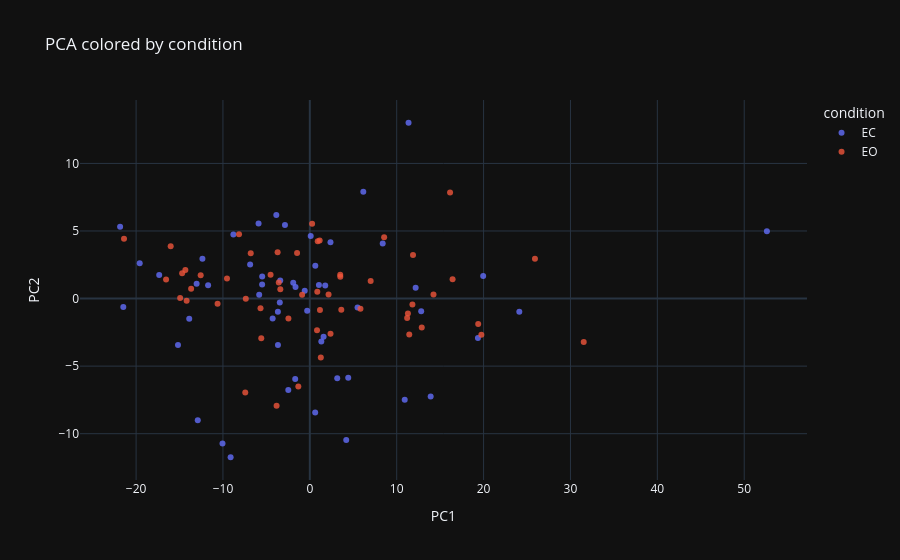
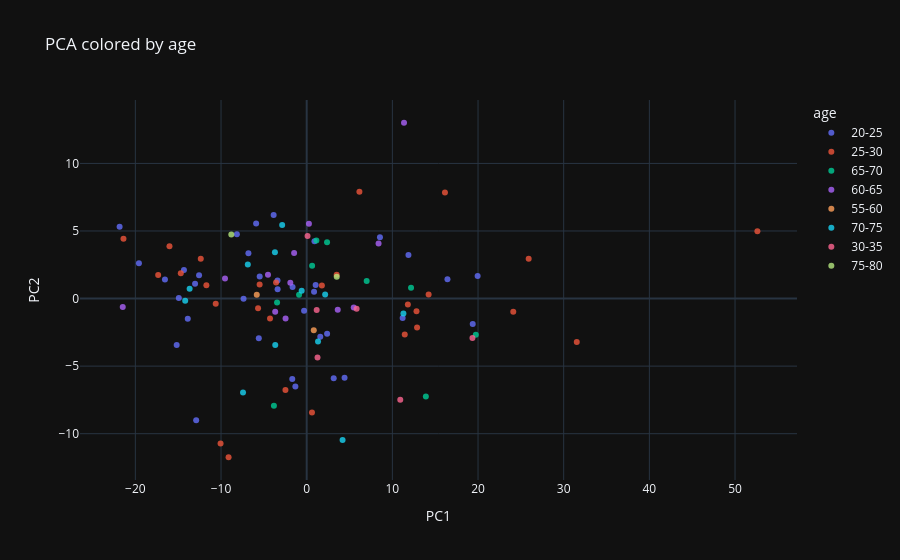
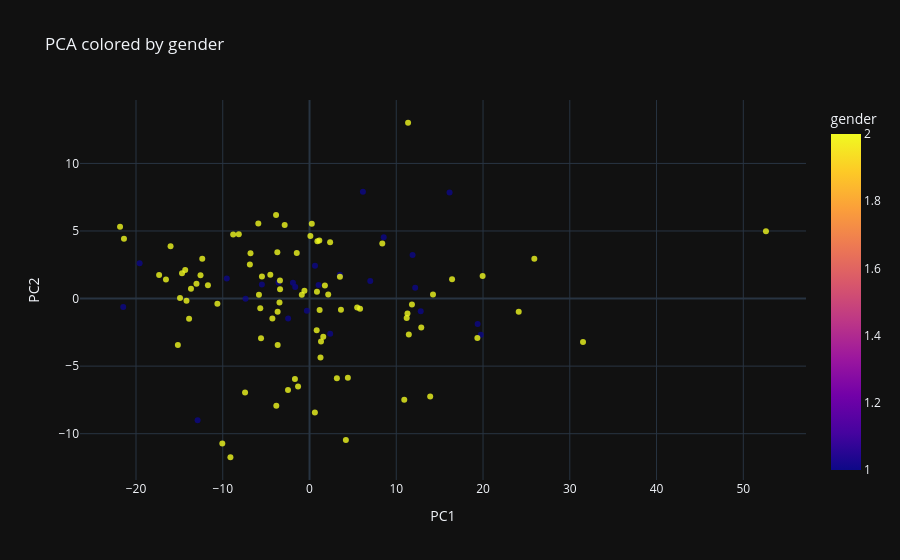

The code cell stored with these charts, in order, in its notebook:
### Code cell
color_vars = ["condition", "age", "gender"]

for var in color_vars:
    fig = px.scatter(
        df_pca,
        x="PC1",
        y="PC2",
        color=var,
        title=f"PCA colored by {var}",
        opacity=0.8,
        template="plotly_dark"
    )
    fig.show()

### Figure 1 — Plotly figure (JSON) as saved in the notebook; plotly's stock layout.template omitted (floating-point values rounded to 4 significant figures)
{"data": [{"hovertemplate": "condition=EC<br>PC1=%{x}<br>PC2=%{y}<extra></extra>", "legendgroup": "EC", "marker": {"color": "#636efa", "opacity": 0.8, "symbol": "circle"}, "mode": "markers", "name": "EC", "orientation": "v", "showlegend": true, "type": "scatter", "x": [-13.88, -3.857, 6.155, -0.3053, 0.6324, -3.676, -5.829, -2.863, -12.9, -12.36, 12.82, -4.28, 12.18, -19.58, -5.493, -10.05, -9.118, -11.71, 3.154, 19.95, -17.34, 24.11, 52.61, 10.92, -2.479, 19.35, 1.584, 8.388, -1.91, -8.8, -3.67, 11.36, -0.5865, -21.47, -13.03, 1.045, 4.191, -1.648, 13.91, -6.875, 1.323, -3.458, 2.376, 5.491, 1.773, -21.84, 4.42, -3.406, -15.18, -1.683, 0.6161, -5.485, 0.1005, -5.903], "xaxis": "x", "y": [-1.489, 6.185, 7.903, -0.9039, 2.434, -0.9813, 0.2892, 5.45, -8.996, 2.951, -0.9338, -1.477, 0.7994, 2.62, 1.035, -10.73, -11.74, 0.9927, -5.891, 1.673, 1.745, -0.9675, 4.988, -7.494, -6.765, -2.921, -2.819, 4.077, 1.169, 4.733, -3.441, 13.01, 0.5685, -0.6196, 1.104, 1.002, -10.47, 0.8506, -7.256, 2.525, -3.169, -0.2954, 4.167, -0.6581, 0.9682, 5.318, -5.86, 1.327, -3.439, -5.959, -8.436, 1.635, 4.634, 5.551], "yaxis": "y"}, {"hovertemplate": "condition=EO<br>PC1=%{x}<br>PC2=%{y}<extra></extra>", "legendgroup": "EO", "marker": {"color": "#EF553B", "opacity": 0.8, "symbol": "circle"}, "mode": "markers", "name": "EO", "orientation": "v", "showlegend": true, "type": "scatter", "x": [-6.803, -14.93, 16.14, 2.382, 7.002, -4.518, 0.8267, -3.709, -7.37, 11.45, -3.574, 25.91, 19.74, 8.553, 3.499, 12.88, -16.02, -21.39, -5.59, 16.43, -10.62, 14.23, 31.53, 1.265, 11.81, 5.826, 0.9085, 0.2616, -9.536, 3.506, -14.18, -1.468, 2.155, -2.464, -3.396, 19.38, -7.431, 11.88, -3.826, -13.66, 11.29, 1.132, -0.8892, 3.623, -14.7, -8.15, -1.322, 11.2, -14.33, 0.8586, -5.676, -12.56, 1.166, -16.55], "xaxis": "x", "y": [3.358, 0.03958, 7.853, -2.609, 1.301, 1.764, -2.349, 3.423, -0.01707, -2.666, 1.18, 2.946, -2.673, 4.539, 1.761, -2.146, 3.879, 4.42, -2.928, 1.421, -0.3756, 0.2993, -3.207, -4.353, -0.4317, -0.7502, 4.236, 5.539, 1.491, 1.621, -0.1611, 3.379, 0.2963, -1.479, 0.6941, -1.886, -6.949, 3.22, -7.927, 0.7318, -1.105, 4.292, 0.2834, -0.8241, 1.881, 4.762, -6.507, -1.447, 2.111, 0.497, -0.7162, 1.733, -0.8526, 1.41], "yaxis": "y"}], "layout": {"legend": {"title": {"text": "condition"}, "tracegroupgap": 0}, "title": {"text": "PCA colored by condition"}, "xaxis": {"anchor": "y", "domain": [0, 1], "title": {"text": "PC1"}}, "yaxis": {"anchor": "x", "domain": [0, 1], "title": {"text": "PC2"}}}}

### Figure 2 — Plotly figure (JSON) as saved in the notebook; plotly's stock layout.template omitted (floating-point values rounded to 4 significant figures)
{"data": [{"hovertemplate": "age=20-25<br>PC1=%{x}<br>PC2=%{y}<extra></extra>", "legendgroup": "20-25", "marker": {"color": "#636efa", "opacity": 0.8, "symbol": "circle"}, "mode": "markers", "name": "20-25", "orientation": "v", "showlegend": true, "type": "scatter", "x": [-13.88, -6.803, -3.857, -14.93, -0.3053, 2.382, -12.9, -7.37, -19.58, 8.553, 3.154, -5.59, 19.95, 16.43, 1.584, 0.9085, -13.03, -3.396, 1.045, 19.38, -1.648, 11.88, -21.84, -8.15, 4.42, -1.322, -3.406, 11.2, -15.18, -14.33, -1.683, 0.8586, -5.485, -12.56, -5.903, -16.55], "xaxis": "x", "y": [-1.489, 3.358, 6.185, 0.03958, -0.9039, -2.609, -8.996, -0.01707, 2.62, 4.539, -5.891, -2.928, 1.673, 1.421, -2.819, 4.236, 1.104, 0.6941, 1.002, -1.886, 0.8506, 3.22, 5.318, 4.762, -5.86, -6.507, 1.327, -1.447, -3.439, 2.111, -5.959, 0.497, 1.635, 1.733, 5.551, 1.41], "yaxis": "y"}, {"hovertemplate": "age=25-30<br>PC1=%{x}<br>PC2=%{y}<extra></extra>", "legendgroup": "25-30", "marker": {"color": "#EF553B", "opacity": 0.8, "symbol": "circle"}, "mode": "markers", "name": "25-30", "orientation": "v", "showlegend": true, "type": "scatter", "x": [6.155, 16.14, -12.36, 11.45, 12.82, -3.574, -4.28, 25.91, -5.493, 3.499, -10.05, 12.88, -9.118, -16.02, -11.71, -21.39, -17.34, -10.62, 24.11, 14.23, 52.61, 31.53, -2.479, 11.81, 1.773, -14.7, 0.6161, -5.676], "xaxis": "x", "y": [7.903, 7.853, 2.951, -2.666, -0.9338, 1.18, -1.477, 2.946, 1.035, 1.761, -10.73, -2.146, -11.74, 3.879, 0.9927, 4.42, 1.745, -0.3756, -0.9675, 0.2993, 4.988, -3.207, -6.765, -0.4317, 0.9682, 1.881, -8.436, -0.7162], "yaxis": "y"}, {"hovertemplate": "age=65-70<br>PC1=%{x}<br>PC2=%{y}<extra></extra>", "legendgroup": "65-70", "marker": {"color": "#00cc96", "opacity": 0.8, "symbol": "circle"}, "mode": "markers", "name": "65-70", "orientation": "v", "showlegend": true, "type": "scatter", "x": [0.6324, 7.002, 12.18, 19.74, 13.91, -3.826, -3.458, 1.132, 2.376, -0.8892], "xaxis": "x", "y": [2.434, 1.301, 0.7994, -2.673, -7.256, -7.927, -0.2954, 4.292, 4.167, 0.2834], "yaxis": "y"}, {"hovertemplate": "age=60-65<br>PC1=%{x}<br>PC2=%{y}<extra></extra>", "legendgroup": "60-65", "marker": {"color": "#ab63fa", "opacity": 0.8, "symbol": "circle"}, "mode": "markers", "name": "60-65", "orientation": "v", "showlegend": true, "type": "scatter", "x": [-3.676, -4.518, 8.388, 0.2616, -1.91, -9.536, 11.36, -1.468, -21.47, -2.464, 5.491, 3.623], "xaxis": "x", "y": [-0.9813, 1.764, 4.077, 5.539, 1.169, 1.491, 13.01, 3.379, -0.6196, -1.479, -0.6581, -0.8241], "yaxis": "y"}, {"hovertemplate": "age=55-60<br>PC1=%{x}<br>PC2=%{y}<extra></extra>", "legendgroup": "55-60", "marker": {"color": "#FFA15A", "opacity": 0.8, "symbol": "circle"}, "mode": "markers", "name": "55-60", "orientation": "v", "showlegend": true, "type": "scatter", "x": [-5.829, 0.8267], "xaxis": "x", "y": [0.2892, -2.349], "yaxis": "y"}, {"hovertemplate": "age=70-75<br>PC1=%{x}<br>PC2=%{y}<extra></extra>", "legendgroup": "70-75", "marker": {"color": "#19d3f3", "opacity": 0.8, "symbol": "circle"}, "mode": "markers", "name": "70-75", "orientation": "v", "showlegend": true, "type": "scatter", "x": [-2.863, -3.709, -3.67, -14.18, -0.5865, 2.155, 4.191, -7.431, -6.875, -13.66, 1.323, 11.29], "xaxis": "x", "y": [5.45, 3.423, -3.441, -0.1611, 0.5685, 0.2963, -10.47, -6.949, 2.525, 0.7318, -3.169, -1.105], "yaxis": "y"}, {"hovertemplate": "age=30-35<br>PC1=%{x}<br>PC2=%{y}<extra></extra>", "legendgroup": "30-35", "marker": {"color": "#FF6692", "opacity": 0.8, "symbol": "circle"}, "mode": "markers", "name": "30-35", "orientation": "v", "showlegend": true, "type": "scatter", "x": [10.92, 1.265, 5.826, 19.35, 0.1005, 1.166], "xaxis": "x", "y": [-7.494, -4.353, -0.7502, -2.921, 4.634, -0.8526], "yaxis": "y"}, {"hovertemplate": "age=75-80<br>PC1=%{x}<br>PC2=%{y}<extra></extra>", "legendgroup": "75-80", "marker": {"color": "#B6E880", "opacity": 0.8, "symbol": "circle"}, "mode": "markers", "name": "75-80", "orientation": "v", "showlegend": true, "type": "scatter", "x": [-8.8, 3.506], "xaxis": "x", "y": [4.733, 1.621], "yaxis": "y"}], "layout": {"legend": {"title": {"text": "age"}, "tracegroupgap": 0}, "title": {"text": "PCA colored by age"}, "xaxis": {"anchor": "y", "domain": [0, 1], "title": {"text": "PC1"}}, "yaxis": {"anchor": "x", "domain": [0, 1], "title": {"text": "PC2"}}}}

### Figure 3 — Plotly figure (JSON) as saved in the notebook; plotly's stock layout.template omitted (floating-point values rounded to 4 significant figures)
{"data": [{"hovertemplate": "PC1=%{x}<br>PC2=%{y}<br>gender=%{marker.color}<extra></extra>", "legendgroup": "", "marker": {"color": [2, 2, 2, 2, 1, 1, 1, 1, 1, 1, 2, 2, 2, 2, 2, 2, 1, 1, 2, 2, 1, 1, 2, 2, 1, 1, 1, 1, 1, 1, 2, 2, 2, 2, 2, 2, 2, 2, 2, 2, 2, 2, 2, 2, 2, 2, 2, 2, 2, 2, 2, 2, 2, 2, 2, 2, 1, 1, 2, 2, 2, 2, 2, 2, 2, 2, 1, 1, 2, 2, 1, 1, 2, 2, 1, 1, 2, 2, 2, 2, 2, 2, 2, 2, 2, 2, 2, 2, 2, 2, 2, 2, 2, 2, 2, 2, 2, 2, 2, 2, 2, 2, 2, 2, 2, 2, 2, 2], "coloraxis": "coloraxis", "opacity": 0.8, "symbol": "circle"}, "mode": "markers", "name": "", "orientation": "v", "showlegend": false, "type": "scatter", "x": [-13.88, -6.803, -3.857, -14.93, 6.155, 16.14, -0.3053, 2.382, 0.6324, 7.002, -3.676, -4.518, -5.829, 0.8267, -2.863, -3.709, -12.9, -7.37, -12.36, 11.45, 12.82, -3.574, -4.28, 25.91, 12.18, 19.74, -19.58, 8.553, -5.493, 3.499, -10.05, 12.88, -9.118, -16.02, -11.71, -21.39, 3.154, -5.59, 19.95, 16.43, -17.34, -10.62, 24.11, 14.23, 52.61, 31.53, 10.92, 1.265, -2.479, 11.81, 5.826, 19.35, 1.584, 0.9085, 8.388, 0.2616, -1.91, -9.536, -8.8, 3.506, -3.67, -14.18, 11.36, -1.468, -0.5865, 2.155, -21.47, -2.464, -13.03, -3.396, 1.045, 19.38, 4.191, -7.431, -1.648, 11.88, 13.91, -3.826, -6.875, -13.66, 1.323, 11.29, -3.458, 1.132, 2.376, -0.8892, 5.491, 3.623, 1.773, -14.7, -21.84, -8.15, 4.42, -1.322, -3.406, 11.2, -15.18, -14.33, -1.683, 0.8586, 0.6161, -5.676, -5.485, -12.56, 0.1005, 1.166, -5.903, -16.55], "xaxis": "x", "y": [-1.489, 3.358, 6.185, 0.03958, 7.903, 7.853, -0.9039, -2.609, 2.434, 1.301, -0.9813, 1.764, 0.2892, -2.349, 5.45, 3.423, -8.996, -0.01707, 2.951, -2.666, -0.9338, 1.18, -1.477, 2.946, 0.7994, -2.673, 2.62, 4.539, 1.035, 1.761, -10.73, -2.146, -11.74, 3.879, 0.9927, 4.42, -5.891, -2.928, 1.673, 1.421, 1.745, -0.3756, -0.9675, 0.2993, 4.988, -3.207, -7.494, -4.353, -6.765, -0.4317, -0.7502, -2.921, -2.819, 4.236, 4.077, 5.539, 1.169, 1.491, 4.733, 1.621, -3.441, -0.1611, 13.01, 3.379, 0.5685, 0.2963, -0.6196, -1.479, 1.104, 0.6941, 1.002, -1.886, -10.47, -6.949, 0.8506, 3.22, -7.256, -7.927, 2.525, 0.7318, -3.169, -1.105, -0.2954, 4.292, 4.167, 0.2834, -0.6581, -0.8241, 0.9682, 1.881, 5.318, 4.762, -5.86, -6.507, 1.327, -1.447, -3.439, 2.111, -5.959, 0.497, -8.436, -0.7162, 1.635, 1.733, 4.634, -0.8526, 5.551, 1.41], "yaxis": "y"}], "layout": {"coloraxis": {"colorbar": {"title": {"text": "gender"}}, "colorscale": [[0, "#0d0887"], [0.1111, "#46039f"], [0.2222, "#7201a8"], [0.3333, "#9c179e"], [0.4444, "#bd3786"], [0.5556, "#d8576b"], [0.6667, "#ed7953"], [0.7778, "#fb9f3a"], [0.8889, "#fdca26"], [1, "#f0f921"]]}, "legend": {"tracegroupgap": 0}, "title": {"text": "PCA colored by gender"}, "xaxis": {"anchor": "y", "domain": [0, 1], "title": {"text": "PC1"}}, "yaxis": {"anchor": "x", "domain": [0, 1], "title": {"text": "PC2"}}}}
